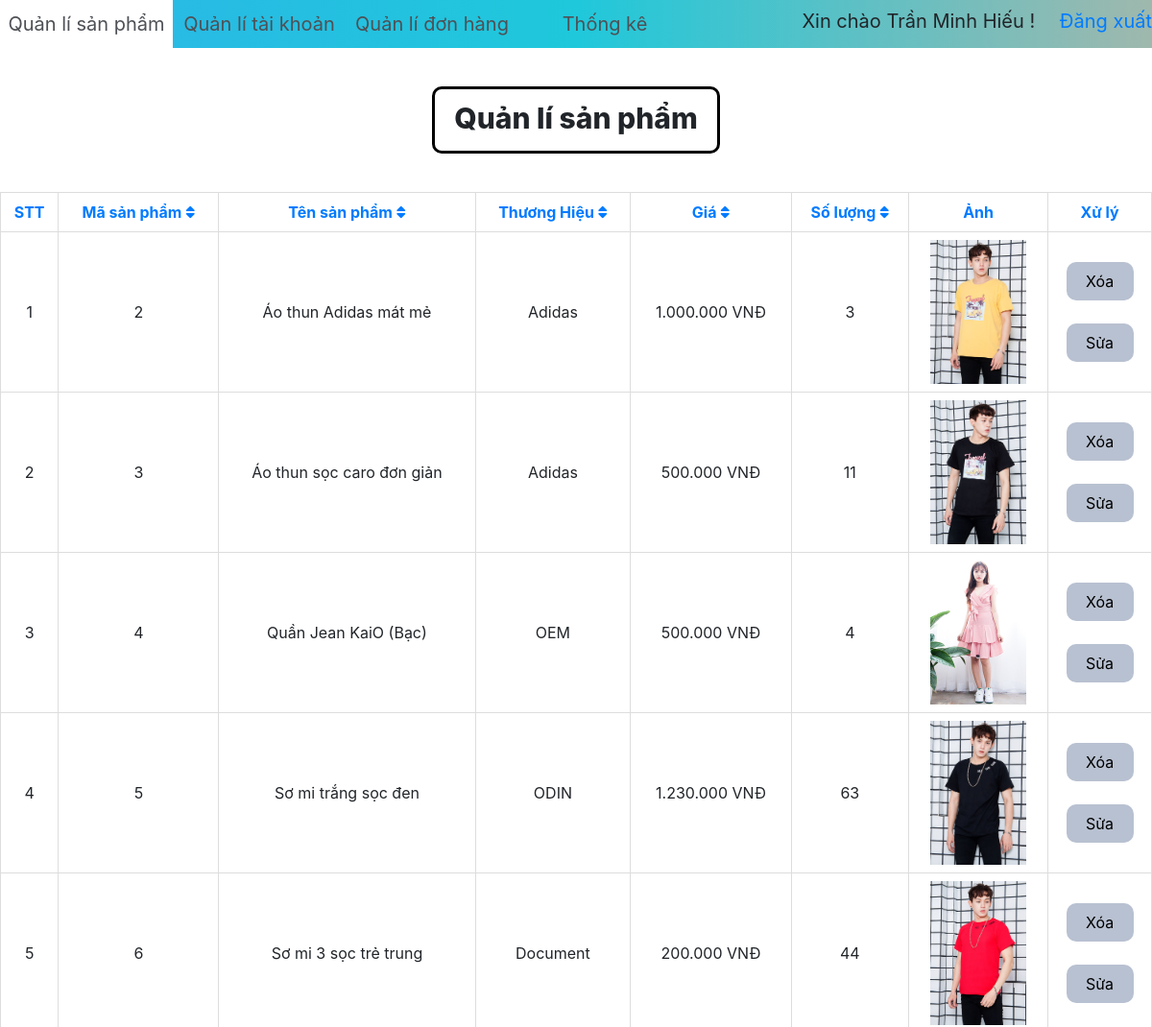
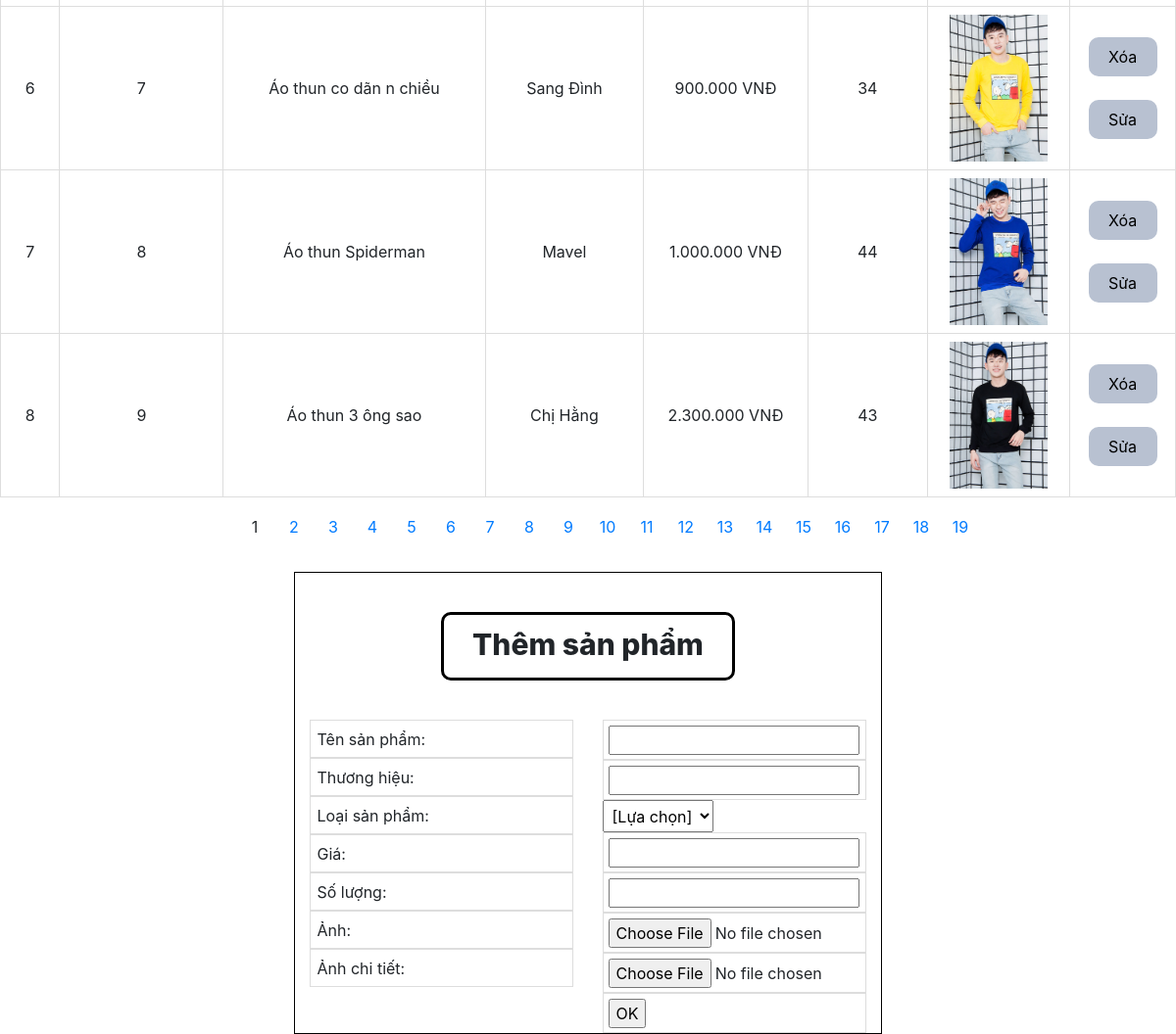
Page /wep/admin (signed in) on the committed database (2 pictures, top to bottom).
### tables this page shows
CREATE TABLE `sanpham` (
  `MA` int(11) NOT NULL,
  `TEN_SANPHAM` varchar(50) NOT NULL,
  `THUONGHIEU` varchar(40) NOT NULL,
  `GIA` int(11) NOT NULL,
  `GIA_CU` int(11) NOT NULL,
  `MA_LOAI` varchar(15) NOT NULL,
  `ANH` text NOT NULL,
  `ANH_CHI_TIET` text NOT NULL,
  `SO_LUONG` int(13) NOT NULL
);

### wep/admin/index.php (the view, shortened to what this page needs)
<?php
$ho_ten = (isset($_SESSION['tendangnhap']) == 'true') ? $_SESSION['tendangnhap'] : "";
?>
<!DOCTYPE html>
<html>
<head>
    <link rel="stylesheet" href="https://maxcdn.bootstrapcdn.com/bootstrap/4.0.0/css/bootstrap.min.css">
    <link rel="stylesheet" type="text/css" href="main_style.css">
    <link rel="stylesheet" href="https://use.fontawesome.com/releases/v5.8.1/css/solid.css">
    <link rel="stylesheet" href="https://use.fontawesome.com/releases/v5.8.1/css/fontawesome.css">
</head>
<?php
     $page = (isset($_GET['pg']) == true) ? $_GET['pg'] : 0;
     $conn = create_connect();
     $sapxep_muc = isset( $_GET['muc_sapxep'] ) ? $_GET['muc_sapxep'] : 'MA' ;
     $loai = isset( $_GET['loai'] ) ? $_GET['loai'] : 'ASC';
     $link_loai = "";
     if($loai == "ASC") {
        $link_loai = "DESC";
     }
     else{
        $link_loai  = "ASC";
     }
     $sql = "SELECT * FROM sanpham ORDER BY ".$sapxep_muc." ".$loai." LIMIT ".$page." , 8 ";
     $sql_soluong = "SELECT COUNT(MA) as SO_LUONG FROM sanpham";
     $result_soluong = $conn->query($sql_soluong);
     $row_soluong = $result_soluong->fetch_assoc();
     $so_luong_int = $row_soluong['SO_LUONG'];
     $result = $conn->query($sql);
     ?>
<body>
    <div class="menu_admin">
        <a href="index.php">Quản lí sản phẩm</a>
        <a href="quanlytaikhoan.php">Quản lí tài khoản</a>
        <a href="quanlydonhang.php">Quản lí đơn hàng</a>
        <a href="thongke.php">Thống kê</a>
        <div style="text-align: right;">Xin chào <?php echo $ho_ten; ?> !
            <a style="text-decoration: none; line-height: 45px;" href="dangxuat.php">&emsp;Đăng xuất</a>
        </div>
    </div>
    <div class="tieude">Quản lí sản phẩm</div>
    <table>
        <tr>
            <th><a href="#">STT</a></th>
            <th><a href=<?php echo '"index.php?muc_sapxep=MA&loai='.$link_loai.'"'; ?>>Mã sản phẩm <i class="fas fa-sort"></i></a></th>
            <th><a href=<?php echo '"index.php?muc_sapxep=TEN_SANPHAM&loai='.$link_loai.'"'; ?>>Tên sản phẩm <i class="fas fa-sort"></i></a></th>
            <th><a href=<?php echo '"index.php?muc_sapxep=THUONGHIEU&loai='.$link_loai.'"'; ?>>Thương Hiệu <i class="fas fa-sort"></i></a></th>
            <th><a href=<?php echo '"index.php?muc_sapxep=GIA&loai='.$link_loai.'"'; ?>>Giá <i class="fas fa-sort"></i></a></th>
            <th><a href=<?php echo '"index.php?muc_sapxep=SO_LUONG&loai='.$link_loai.'"'; ?>>Số lượng <i class="fas fa-sort"></i></a></th>
            <th><a href="#">Ảnh</a></th>
            <th><a href="#">Xử lý</a></th>
        </tr>
        <?php
            $i = 0;
            while ($row = $result->fetch_assoc()) {
                echo '<tr>
                        <td>'.++$i.'</td>
                        <td>'.$row["MA"].'</td>
                        <td>'.$row["TEN_SANPHAM"].'</td>
                        <td>'.$row["THUONGHIEU"].'</td>
                        <td>'.str_replace(",",".",number_format($row["GIA"])).' VNĐ</td>
                        <td>'.$row["SO_LUONG"].'</td>
                        <td><img src="../../images/'.$row["ANH"].'"></td>
                        <td><button class="btn-xoa" onclick="xacnhan(\'xuly_xoa.php?masanpham='.$row['MA'].'\')">Xóa</button><br><br>
                            <button class="btn-sua" onclick="xacnhan(\'sua_sanpham.php?masanpham='.$row['MA'].'\')">Sửa</button>
                        </td>
                    </tr>';
            }
        ?>
    </table>
    <?php
    $sotrang = ceil($so_luong_int/8);
                       echo '</div>
                            <div class="row">
                            <div class="col">
                                <div class="page_nav_1">
                                    <ul class="d-flex flex-row align-items-start justify-content-center">';
                                        for($i = 0; $i < $sotrang ; $i++){
                                            $vitri = ($i * 8);
                                            if($page == $vitri){
                                                echo '<a class="active">'.($i+1).'</a>';
                                            }
                                            else{
                                                echo '<a id="so-trang" href="index.php?pg='.$vitri.'">'.($i+1). '</a></li>';
                                            }
                                        }
                                    echo '</ul>
                                </div>
                            </div>
                        </div>
                         </div>
                    </div>';
    ?>
    <div class="container-fluid">
        <div class="row">
            <div class="col-lg-3"></div>
            <div class="col-lg-6 content-them">
                <div class="tieude">Thêm sản phẩm</div>
                <form action="xuly_them.php" method="post" enctype="multipart/form-data">
                    <div class="row">
                    <div class="col-lg-6">
                        <div class="txt_form"><span>Tên sản phẩm:</span><br></div>
                        <div class="txt_form"><span>Thương hiệu:</span><br></div>
                        <div class="txt_form"><span>Loại sản phẩm:</span><br></div>
                        <div class="txt_form"><span>Giá:</span><br></div>
                        <div class="txt_form"><span>Số lượng:</span></div>
                        <div class="txt_form"><span>Ảnh:</span><br></div>
                        <div class="txt_form"><span>Ảnh chi tiết:</span></div>
                    </div>
                <div class="col-lg-6">
                    <div class="input_form"><input type="text" name="tensanpham"></div>
                    <div class="input_form"><input type="text" name="thuonghieu"></div>
                    <select id="phanloai" name="phanloai">
                        <option value="" selected>[Lựa chọn]</option>
                    </select>
                    <div class="input_form"><input type="text" name="gia"></div>
                    <div class="input_form"><input type="text" name="so_luong"></div>
                    <div class="input_form"><input type="file" name="anh"></div>
                    <div class="input_form"><input type="file" name="anh_chitiet"></div>
                    <div class="input_form"><input type="submit" name="them" value="OK"></div>
                </div>
                </div>
                </form>
            </div>
        </div>
    </div>
</body>
</html>

### wep/admin/main_style.css (style rules this page uses)
td { border: 1px solid #ddd; padding: 8px; text-align: center; }
th { border: 1px solid #ddd; padding: 8px; text-align: center; }
table { width: 100%; }
td img { width: 100px; }
.tieude { width: 280px; margin: 40px auto; font-weight: 800; font-size: 30px; }
.txt_form { padding: 6.5px; border: 1px solid #ddd; }
.input_form { padding: 4.5px; border: 1px solid #ddd; }
.content-them { border: 1px solid black; }
#phanloai { padding: 4.5px; }
ul { list-style: none; }

### wep/admin/index.php (style rules this page uses)
div.menu_admin { font-size: 20px; width: 100%; height: 50px; top: 0; background: linear-gradient(to left, #9fb8ad, #1fc8db, #2cb5e8); }
div.menu_admin>a { float: left; list-style: none; width: 180px; text-align: center; height: 50px; line-height: 50px; background: none; border: 0; text-decoration: none; color: #4e5156; }
.btn-xoa, .btn-sua { border-radius: 10px; width: 70px; height: 40px; background: #b8c1d1; border: 0; }
div.tieude { border: 3px solid black; border-radius: 10px; width: 300px; height: 70px; line-height: 60px; text-align: center; font-size: 30px; }
a#so-trang, a.active { margin: 10px 0; width: 40px; height: 40px; text-align: center; align-items: center; line-height: 40px; }

### rows in the picture
sanpham: MA "2", TEN_SANPHAM "Áo thun Adidas mát mẻ", THUONGHIEU "Adidas", GIA "1.000.000", SO_LUONG "3", ANH (picture)
sanpham: MA "3", TEN_SANPHAM "Áo thun sọc caro đơn giản", THUONGHIEU "Adidas", GIA "500.000", SO_LUONG "11", ANH (picture)
sanpham: MA "4", TEN_SANPHAM "Quần Jean KaiO (Bạc)", THUONGHIEU "OEM", GIA "500.000", SO_LUONG "4", ANH (picture)
sanpham: MA "5", TEN_SANPHAM "Sơ mi trắng sọc đen", THUONGHIEU "ODIN", GIA "1.230.000", SO_LUONG "63", ANH (picture)
sanpham: MA "6", TEN_SANPHAM "Sơ mi 3 sọc trẻ trung", THUONGHIEU "Document", GIA "200.000", SO_LUONG "44", ANH (picture)
sanpham: MA "7", TEN_SANPHAM "Áo thun co dãn n chiều", THUONGHIEU "Sang Đình", GIA "900.000", SO_LUONG "34", ANH (picture)
sanpham: MA "8", TEN_SANPHAM "Áo thun Spiderman", THUONGHIEU "Mavel", GIA "1.000.000", SO_LUONG "44", ANH (picture)
sanpham: MA "9", TEN_SANPHAM "Áo thun 3 ông sao", THUONGHIEU "Chị Hằng", GIA "2.300.000", SO_LUONG "43", ANH (picture)

### other values in the picture
$ho_ten "Trần Minh Hiếu"
